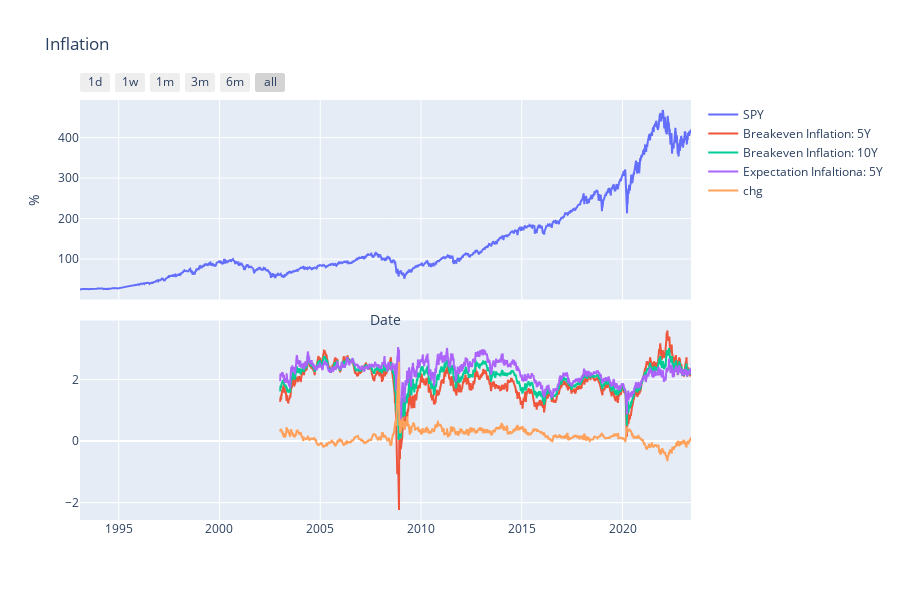

The notebook cell saved with this chart:
### Code cell
from core import data
import plotly.graph_objects as go
from plotly.subplots import make_subplots

tickers = {
    "T5YIE": "Breakeven Inflation: 5Y",
    "T10YIE": "Breakeven Inflation: 10Y",
    "T5YIFR": "Expectation Infaltiona: 5Y",
}

result = data.get_macro(tickers=tickers).dropna()
result["chg"] = result["Breakeven Inflation: 10Y"] - result["Breakeven Inflation: 5Y"]
spy = data.get_prices(tickers="SPY")

# Create a line plot for each series
fig = make_subplots(rows=2, cols=1, shared_xaxes=True, vertical_spacing=0.05)
fig.add_trace(
    go.Scatter(x=spy.index, y=spy["SPY"], mode="lines", name="SPY"), row=1, col=1
)
for series in result:
    fig.add_trace(
        go.Scatter(x=result.index, y=result[series], mode="lines", name=series),
        row=2,
        col=1,
    )

# Set the title and axis labels
fig.update_layout(title="Inflation", xaxis_title="Date", yaxis_title="%", height=600)
fig.update_layout(
    xaxis=dict(
        rangeselector=dict(
            buttons=list(
                [
                    dict(count=1, label="1d", step="day", stepmode="backward"),
                    dict(count=7, label="1w", step="day", stepmode="backward"),
                    dict(count=1, label="1m", step="month", stepmode="backward"),
                    dict(count=3, label="3m", step="month", stepmode="backward"),
                    dict(count=6, label="6m", step="month", stepmode="backward"),
                    dict(step="all"),
                ]
            )
        ),
        rangeslider=dict(visible=False),
        type="date",
    ),
    hovermode="x unified",  # Enable the "Show All Stats" option on mouseover
)

# Display the graph
fig.show()

### Figure 1 — Plotly figure (JSON) as saved in the notebook; plotly's stock layout.template omitted (floating-point values rounded to 4 significant figures; data arrays with more than 128 entries replaced by an {"elided": "..."} marker saying what was removed)
{"data": [{"mode": "lines", "name": "SPY", "type": "scatter", "x": {"elided": "7637 str values"}, "xaxis": "x", "y": {"elided": "7637 float values"}, "yaxis": "y"}, {"mode": "lines", "name": "Breakeven Inflation: 5Y", "type": "scatter", "x": {"elided": "5106 str values"}, "xaxis": "x2", "y": {"elided": "5106 float values"}, "yaxis": "y2"}, {"mode": "lines", "name": "Breakeven Inflation: 10Y", "type": "scatter", "x": {"elided": "5106 str values"}, "xaxis": "x2", "y": {"elided": "5106 float values"}, "yaxis": "y2"}, {"mode": "lines", "name": "Expectation Infaltiona: 5Y", "type": "scatter", "x": {"elided": "5106 str values"}, "xaxis": "x2", "y": {"elided": "5106 float values"}, "yaxis": "y2"}, {"mode": "lines", "name": "chg", "type": "scatter", "x": {"elided": "5106 str values"}, "xaxis": "x2", "y": {"elided": "5106 float values"}, "yaxis": "y2"}], "layout": {"height": 600, "hovermode": "x unified", "title": {"text": "Inflation"}, "xaxis": {"anchor": "y", "domain": [0, 1], "matches": "x2", "rangeselector": {"buttons": [{"count": 1, "label": "1d", "step": "day", "stepmode": "backward"}, {"count": 7, "label": "1w", "step": "day", "stepmode": "backward"}, {"count": 1, "label": "1m", "step": "month", "stepmode": "backward"}, {"count": 3, "label": "3m", "step": "month", "stepmode": "backward"}, {"count": 6, "label": "6m", "step": "month", "stepmode": "backward"}, {"step": "all"}]}, "rangeslider": {"visible": false}, "showticklabels": false, "title": {"text": "Date"}, "type": "date"}, "xaxis2": {"anchor": "y2", "domain": [0, 1]}, "yaxis": {"anchor": "x", "domain": [0.525, 1], "title": {"text": "%"}}, "yaxis2": {"anchor": "x2", "domain": [0, 0.475]}}}
